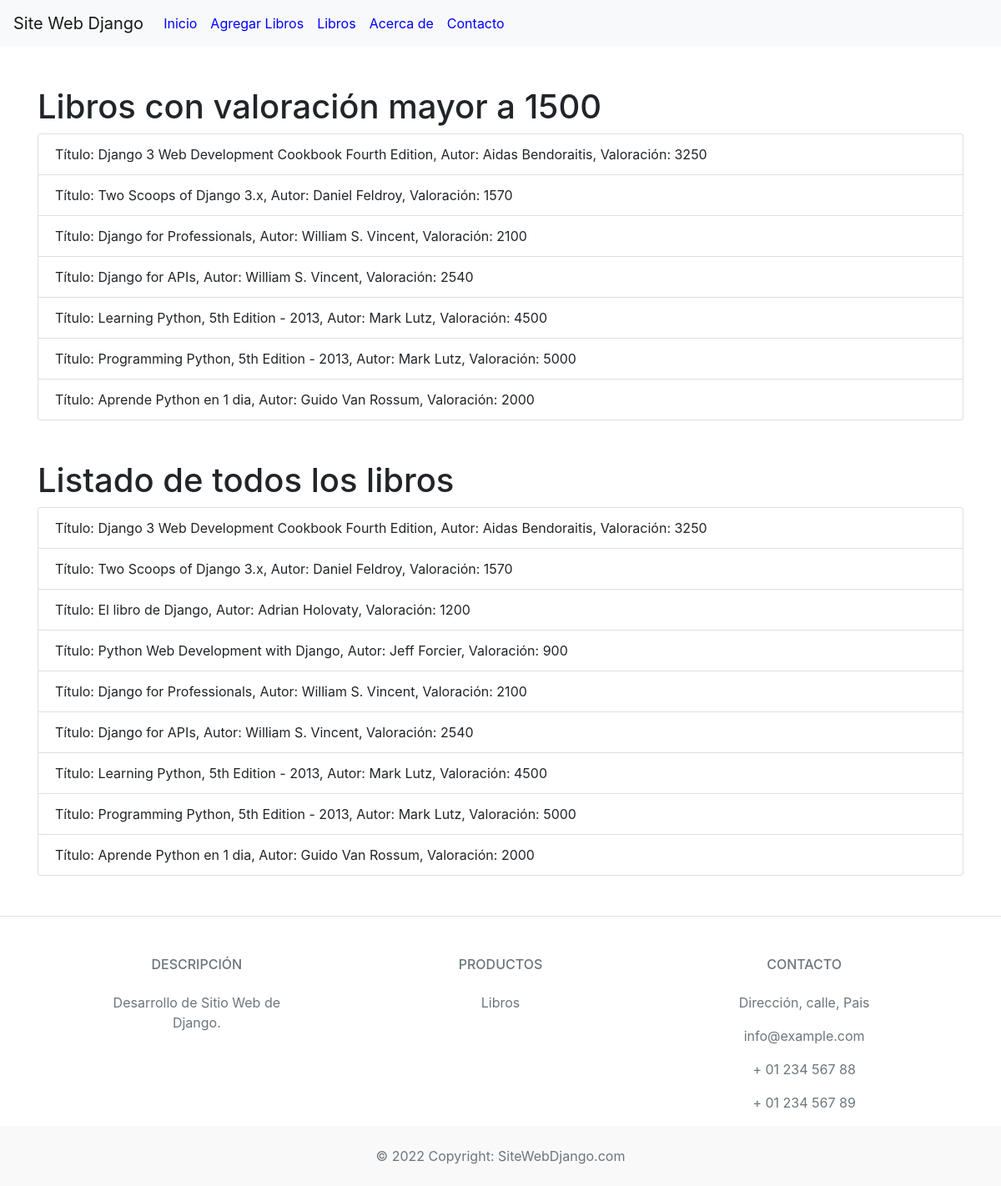
/listbook/, run on an earlier commit of the app's database.
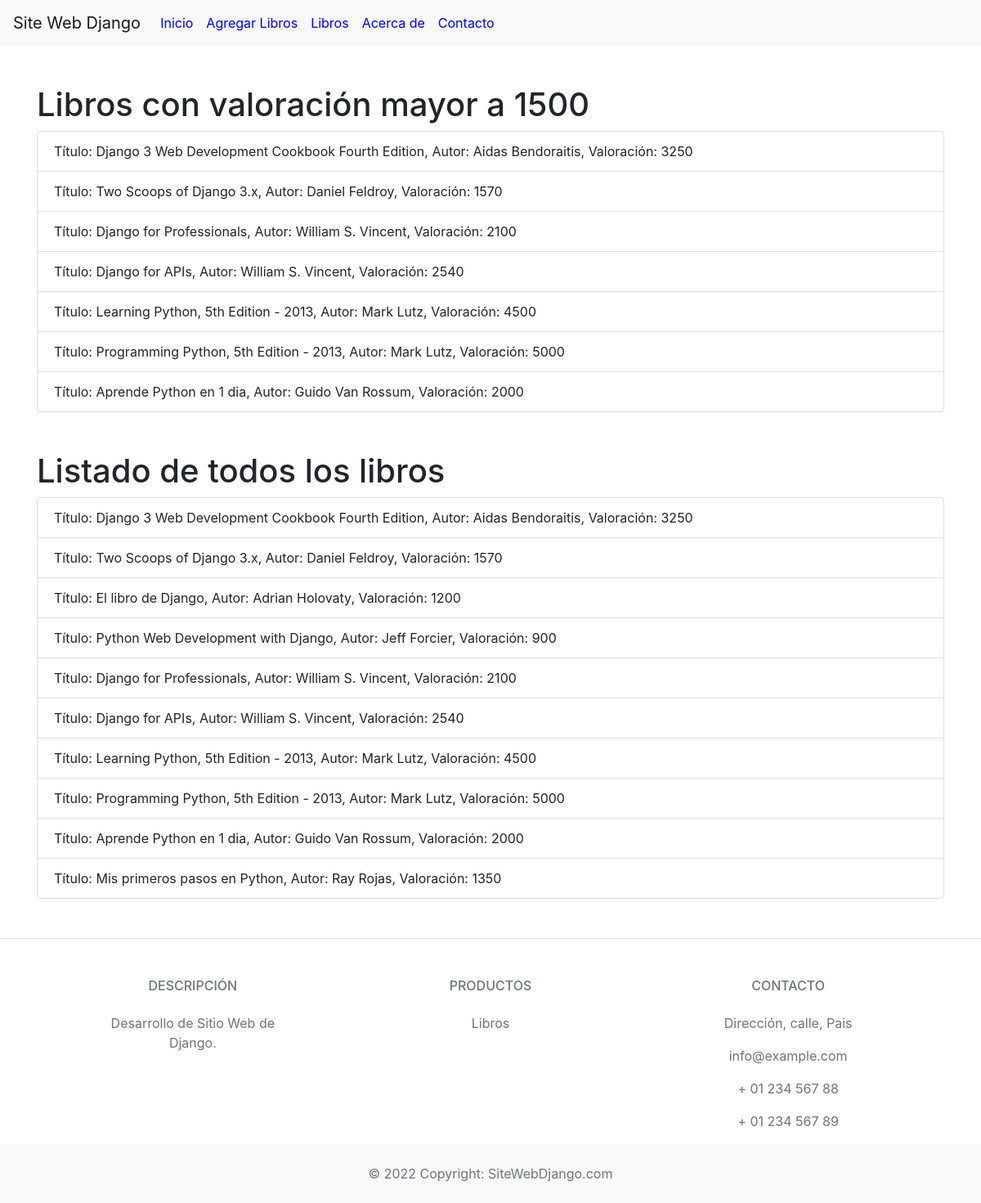
And on a later commit of the database.
### mi_valor/models.py (models this page shows, shortened)
class Libro(models.Model):
    titulo = models.CharField(max_length=150)
    autor = models.CharField(max_length=150)
    valoracion = models.IntegerField()
    fecha_creacion = models.DateTimeField(auto_now_add=True)
    fecha_modificacion = models.DateTimeField(auto_now=True)
    class Meta:
        permissions = [
        ("development", "Permiso como Desarrollador"),
        ("scrum_master", "Permiso como Scrum Master"),
        ("product_owner", "Permiso como Product Owner"),
        ]
        verbose_name = "Libro"
        verbose_name_plural = "Libros"

### mi_valor/views.py (the view)
# urls.py: path('listbook/', views.listar_libros, name='listar_libros'),
def listar_libros(request):
    form = BuscarLibroForm(request.GET or None)
    query = request.GET.get('query')
    if query:
        libros = Libro.objects.filter(titulo__icontains=query)
    else:
        libros = Libro.objects.all()
    libros_valoracion_alta = libros.filter(valoracion__gt=1500)
    context = {
        'libros_valoracion_alta': libros_valoracion_alta,
        'libros': libros,
        'form': form, }
    return render(request, 'listbook.html', context)

### mi_valor/templates/listbook.html
{% extends 'layout.html' %}
{% block content %}
<div class="container">
    <h1 class="mt-5">Libros con valoración mayor a 1500</h1>
    <ul class="list-group">
        {% for libro in libros_valoracion_alta %}
            <li class="list-group-item">Título: {{ libro.titulo }}, Autor: {{ libro.autor }}, Valoración: {{ libro.valoracion }}</li>
        {% endfor %}
    </ul>
    <h1 class="mt-5">Listado de todos los libros</h1>
    <ul class="list-group">
        {% for libro in libros %}
            <li class="list-group-item">Título: {{ libro.titulo }}, Autor: {{ libro.autor }}, Valoración: {{ libro.valoracion }}</li>
        {% endfor %}
    </ul>
</div>
{% endblock %}

### mi_valor/templates/layout.html (shortened to what this page needs)
{% block body %}
<body class="hold-transition layout-top-nav">
    <div class="wrapper">
        {% include 'navbar.html' %}
        {% block content %}
        {% endblock %}
        {% include 'footer.html' %}
    </div>
</body>
{% endblock %}

### mi_valor/templates/navbar.html (shortened to what this page needs)
<!DOCTYPE html>
<html>
<head>
    {% load static %}
    <link rel="stylesheet" href="https://maxcdn.bootstrapcdn.com/bootstrap/4.5.2/css/bootstrap.min.css">
    <link rel="stylesheet" type="text/css" href="{% static 'css/styles.css' %}">
</head>
<body>
    <nav class="navbar navbar-expand-lg navbar-light bg-light">
        <a class="navbar-brand" href="#">Site Web Django</a>
        <div class="collapse navbar-collapse" id="navbarNav">
            <ul class="navbar-nav">
                <li class="nav-item">
                    <a class="nav-link" href="{% url 'index' %}">Inicio</a>
                </li>
                <li class="nav-item"> <a class="nav-link" href="{% url 'input_book' %}">Agregar Libros</a>
                </li>
                <li class="nav-item">
                    <a class="nav-link" href="{% url 'listar_libros' %}">Libros</a>
                </li>
                <li class="nav-item">
                    <a class="nav-link" href="#">Acerca de</a>
                </li>
                <li class="nav-item">
                    <a class="nav-link" href="#">Contacto</a>
                </li>
            </ul>
        </div>
    </nav>
</body>
</html>

### mi_valor/templates/footer.html (shortened to what this page needs)
<footer class="text-center text-lg-start bg-white text-muted">
    <section class="d-flex justify-content-center justify-content-lg-between p-4 border-bottom">
    </section>
    <section class="">
        <div class="container text-center text-md-start mt-5">
            <div class="row mt-3">
                <div class="col-md-3 col-lg-4 col-xl-3 mx-auto mb-4">
                    <h6 class="text-uppercase fw-bold mb-4">
                        Descripción
                    </h6>
                    <p>Desarrollo de Sitio Web de Django.</p>
                </div>
                <div class="col-md-2 col-lg-2 col-xl-2 mx-auto mb-4">
                    <h6 class="text-uppercase fw-bold mb-4">
                        Productos
                    </h6>
                    <p>
                        <a href="{% url 'listar_libros' %}" class="text-reset">Libros</a>
                    </p>
                </div>
                <div class="col-md-4 col-lg-3 col-xl-3 mx-auto mb-md-0 mb-4">
                    <h6 class="text-uppercase fw-bold mb-4">
                        Contacto
                    </h6>
                    <p> Dirección, calle, Pais</p>
                    <p>
                         info@example.com
                    </p>
                    <p> + 01 234 567 88</p>
                    <p> + 01 234 567 89</p>
                </div>
            </div>
        </div>
    </section>
    <div class="text-center p-4" style="background-color: rgba(0, 0, 0, 0.025);">
        © 2022 Copyright:
        <a class="text-reset fw-bold" href="http://localhost:8000">SiteWebDjango.com</a>
    </div>
</footer>

### static/css/styles.css (style rules this page uses)
.navbar .navbar-nav .nav-link { color: blue; }
.navbar-brand { color: blue; }

What changed in the data, as far as the page shows it:
added Libro: titulo "Mis primeros pasos en Python", autor "Ray Rojas", valoracion "1350", shown under "Listado de todos los libros"
